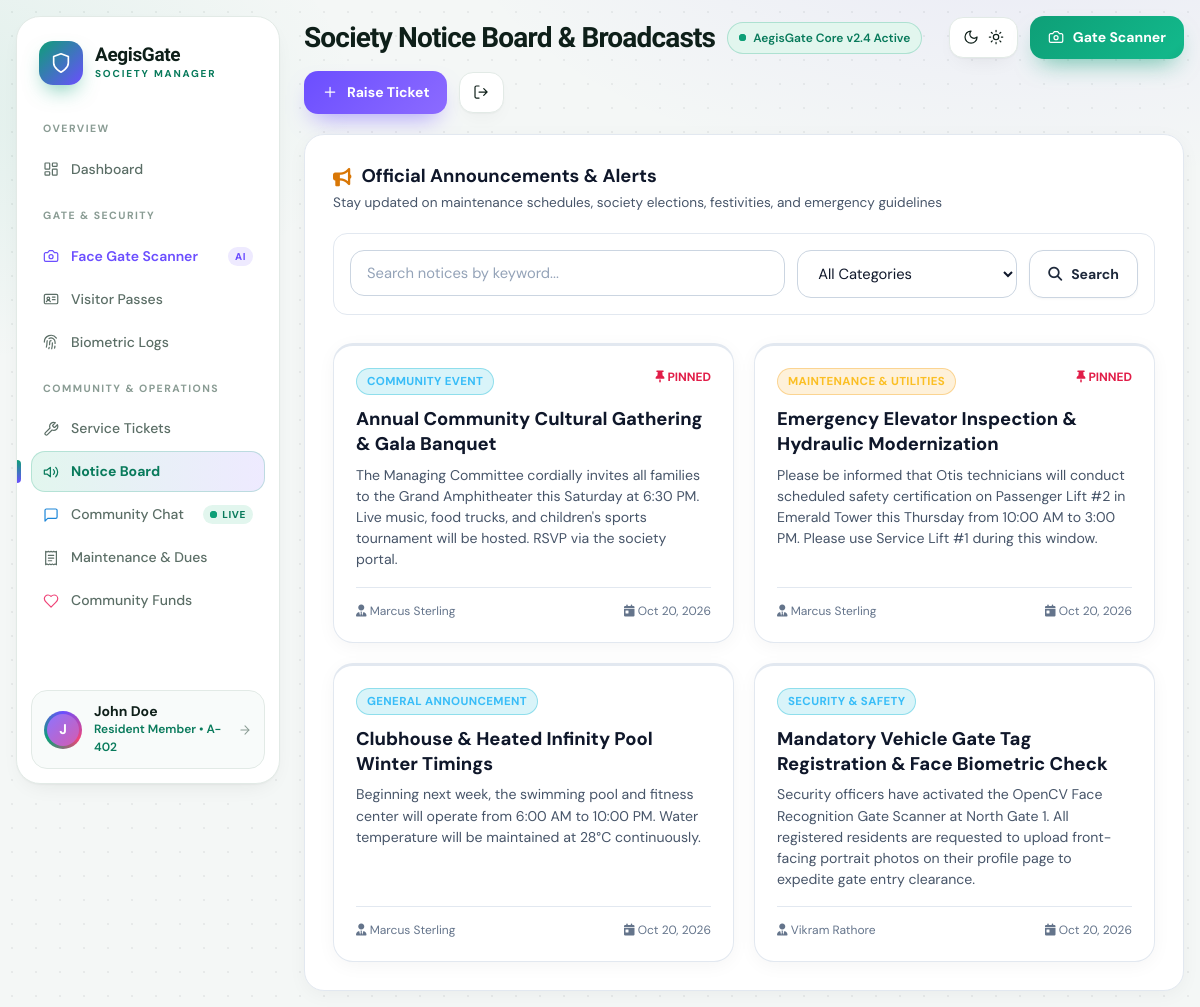
Screenshot of /notices/ (signed in) with the database file from the repository.
### society_app/models.py (models this page shows, shortened)
class User(AbstractUser):
    ROLE_CHOICES = (
        ('ADMIN', 'Society Admin / Committee Board'),
        ('STAFF', 'Security Gate Officer / Facility Staff'),
        ('RESIDENT', 'Resident Member'),
    )
    role = models.CharField(max_length=20, choices=ROLE_CHOICES, default='RESIDENT')
    phone_number = models.CharField(max_length=20, blank=True)
    flat_number = models.CharField(max_length=20, blank=True, help_text="e.g. A-402")
    block_tower = models.CharField(max_length=50, blank=True, help_text="e.g. Tower 1 / Emerald Block")
    family_members_count = models.PositiveIntegerField(
        default=1,
        blank=True,
        null=True,
        help_text="Total number of family members residing in this unit"
    )
    family_details = models.TextField(
        blank=True,
        default='',
        help_text="Family members description with names and ages (e.g. Jane Doe - Age 34, Tommy Doe - Age 8)"
    )
    lives_here = models.BooleanField(
        default=True,
        help_text="Specifies whether staff/resident lives on premises"
    )
    avatar = models.ImageField(upload_to='avatars/', blank=True, null=True)
    face_photo = models.ImageField(upload_to='face_profiles/', blank=True, null=True, help_text="Reference face photo for gate recognition")
    face_encoding = models.TextField(blank=True, null=True, help_text="Serialized facial feature descriptor")
    vehicle_number = models.CharField(max_length=30, blank=True, help_text="e.g. KA-01-MJ-4521")
    emergency_contact = models.CharField(max_length=50, blank=True)
    is_verified_resident = models.BooleanField(default=True)
    google_id = models.CharField(max_length=150, blank=True, null=True, help_text="Google OAuth UID/Sub")
    google_avatar_url = models.URLField(max_length=500, blank=True, null=True)
    is_google_verified = models.BooleanField(default=False)
    @property
    def is_admin_role(self):
        return self.role == 'ADMIN' or self.is_superuser
    @property
    def is_staff_role(self):
        return self.role in ['ADMIN', 'STAFF'] or self.is_staff

class SocietyNotice(models.Model):
    CATEGORY_CHOICES = (
        ('GENERAL', 'General Announcement'),
        ('MAINTENANCE', 'Maintenance & Utilities'),
        ('SECURITY', 'Security & Safety'),
        ('EVENT', 'Community Event'),
        ('EMERGENCY', 'Emergency Alert'),
    )
    title = models.CharField(max_length=200)
    content = models.TextField()
    category = models.CharField(max_length=30, choices=CATEGORY_CHOICES, default='GENERAL')
    is_pinned = models.BooleanField(default=False)
    author = models.ForeignKey(settings.AUTH_USER_MODEL, on_delete=models.CASCADE, related_name='notices')
    attachment = models.FileField(upload_to='notices/', blank=True, null=True)
    created_at = models.DateTimeField(auto_now_add=True)
    updated_at = models.DateTimeField(auto_now=True)
    class Meta:
        ordering = ['-is_pinned', '-created_at']

### society_app/views.py (the view)
# urls.py: path('notices/', views.notice_list_view, name='notice_list'),
@login_required
def notice_list_view(request):
    category = request.GET.get('category')
    search = request.GET.get('q')
    notices = SocietyNotice.objects.all()
    if category:
        notices = notices.filter(category=category)
    if search:
        notices = notices.filter(Q(title__icontains=search) | Q(content__icontains=search))
    paginator = Paginator(notices, 9)
    page_number = request.GET.get('page')
    page_obj = paginator.get_page(page_number)
    return render(request, 'notices/list.html', {
        'page_obj': page_obj,
        'category': category,
        'search': search,
        'categories': SocietyNotice.CATEGORY_CHOICES,
    })

### society_app/context_processors.py (called while the page is built)
def google_auth_settings(request):
    return {
        'GOOGLE_CLIENT_ID': getattr(settings, 'GOOGLE_CLIENT_ID', ''),
        'google_verified_user': request.session.get('google_user'),
    }

### templates/notices/list.html (shortened to what this page needs)
{% extends 'base.html' %}
{% block page_title %}Society Notice Board & Broadcasts{% endblock %}
{% block content %}
<div class="glass-panel" style="padding: 28px;">
  <div class="section-header" style="flex-wrap: wrap; gap: 14px;">
    <div>
      <h3 class="section-title">
        <i class="fa-solid fa-bullhorn" style="color: var(--accent-amber);"></i>
        Official Announcements & Alerts
      </h3>
      <p style="color: var(--text-muted); font-size: 0.85rem; margin-top: 2px;">
        Stay updated on maintenance schedules, society elections, festivities, and emergency guidelines
      </p>
    </div>
  </div>
  <form method="GET" style="display: flex; flex-wrap: wrap; gap: 12px; margin-bottom: 28px; padding: 16px; background: rgba(255, 255, 255, 0.02); border-radius: var(--radius-md); border: 1px solid var(--border-glass);">
    <div style="flex: 1; min-width: 220px;">
      <input type="text" name="q" value="{{ search|default:'' }}" class="form-input" placeholder="Search notices by keyword...">
    </div>
    <div style="width: 220px;">
      <select name="category" class="form-select" onchange="this.form.submit()">
        <option value="">All Categories</option>
      </select>
    </div>
    <button type="submit" class="btn btn-secondary btn-sm"><i class="fa-solid fa-magnifying-glass"></i> Search</button>
  </form>
  <div style="display: grid; grid-template-columns: repeat(auto-fill, minmax(320px, 1fr)); gap: 20px;">
    {% for n in page_obj %}
    <div class="glass-panel-elevated" style="padding: 22px; display: flex; flex-direction: column; justify-content: space-between; border-top: 3px solid {% if n.category == 'EMERGENCY' %}var(--accent-rose){% elif n.category == 'MAINTENANCE' %}var(--accent-amber){% elif n.category == 'SECURITY' %}var(--accent-cyan){% else %}var(--primary){% endif %};">
      <div>
        <div style="display: flex; justify-content: space-between; align-items: flex-start; margin-bottom: 12px;">
          <span class="badge {% if n.category == 'EMERGENCY' %}badge-urgent{% elif n.category == 'MAINTENANCE' %}badge-open{% else %}badge-progress{% endif %}">
            {{ n.get_category_display }}
          </span>
          <div style="display: flex; align-items: center; gap: 8px;">
            {% if n.is_pinned %}
            <span style="font-size: 0.75rem; color: var(--accent-rose); font-weight: 700;">
              <i class="fa-solid fa-thumbtack"></i> PINNED
            </span>
            {% endif %}
          </div>
        </div>
        <h4 style="font-size: 1.15rem; font-weight: 800; margin-bottom: 8px; line-height: 1.35;">{{ n.title }}</h4>
        <p style="font-size: 0.88rem; color: var(--text-muted); line-height: 1.5; margin-bottom: 16px;">
          {{ n.content|linebreaksbr }}
        </p>
      </div>
      <div style="display: flex; justify-content: space-between; align-items: center; padding-top: 14px; border-top: 1px solid var(--border-glass); font-size: 0.75rem; color: var(--text-dim);">
        <span><i class="fa-solid fa-user-tie"></i> {{ n.author.get_full_name|default:n.author.username }}</span>
        <span><i class="fa-solid fa-calendar-day"></i> {{ n.created_at|date:"M d, Y" }}</span>
      </div>
    </div>
    {% empty %}
    <div style="grid-column: 1 / -1; text-align: center; color: var(--text-dim); padding: 40px 0;">
      <i class="fa-solid fa-bullhorn" style="font-size: 2.2rem; margin-bottom: 10px; color: var(--text-dim);"></i>
      <p>No announcements found.</p>
    </div>
    {% endfor %}
  </div>
</div>
{% endblock %}

### templates/base.html (shortened to what this page needs)
{% load static %}
<!DOCTYPE html>
<html lang="en">
<head>
  <link rel="stylesheet" href="https://cdnjs.cloudflare.com/ajax/libs/font-awesome/6.4.0/css/all.min.css">
  <link rel="stylesheet" href="{% static 'css/styles.css' %}">
</head>
<body>
  <div class="app">
    {% if user.is_authenticated %}
    <aside class="side" id="side" aria-label="Main navigation">
      <a href="{% url 'dashboard' %}" class="brand">
        <div class="brand-mark">
          <svg class="i"><use href="#i-shield"/></svg>
        </div>
        <div>
          <b>AegisGate</b>
          <small>SOCIETY MANAGER</small>
        </div>
      </a>
      <div class="nav-label">OVERVIEW</div>
      <nav class="nav">
        <a href="{% url 'dashboard' %}" class="nav-item {% if request.resolver_match.url_name == 'dashboard' %}active{% endif %}">
          <svg class="i"><use href="#i-grid"/></svg>
          <span>Dashboard</span>
        </a>
      </nav>
      <div class="nav-label">GATE &amp; SECURITY</div>
      <nav class="nav">
        <a href="{% url 'face_terminal' %}" class="nav-item {% if request.resolver_match.url_name == 'face_terminal' %}active{% endif %}">
          <svg class="i" style="color: var(--violet);"><use href="#i-camera"/></svg>
          <span style="font-weight: 600; color: var(--violet);">Face Gate Scanner</span>
          <span class="tag tag-ai">AI</span>
        </a>
        <a href="{% url 'visitor_list' %}" class="nav-item {% if 'visitor' in request.resolver_match.url_name %}active{% endif %}">
          <svg class="i"><use href="#i-id"/></svg>
          <span>Visitor Passes</span>
        </a>
        <a href="{% url 'biometric_logs' %}" class="nav-item {% if request.resolver_match.url_name == 'biometric_logs' %}active{% endif %}">
          <svg class="i"><use href="#i-finger"/></svg>
          <span>Biometric Logs</span>
        </a>
      </nav>
      <div class="nav-label">COMMUNITY &amp; OPERATIONS</div>
      <nav class="nav">
        <a href="{% url 'ticket_list' %}" class="nav-item {% if 'ticket' in request.resolver_match.url_name %}active{% endif %}">
          <svg class="i"><use href="#i-wrench"/></svg>
          <span>Service Tickets</span>
        </a>
        <a href="{% url 'notice_list' %}" class="nav-item {% if 'notice' in request.resolver_match.url_name %}active{% endif %}">
          <svg class="i"><use href="#i-notice"/></svg>
          <span>Notice Board</span>
        </a>
        <a href="{% url 'community_chat' %}" class="nav-item {% if request.resolver_match.url_name == 'community_chat' %}active{% endif %}">
          <svg class="i" style="color: var(--sky);"><use href="#i-chat"/></svg>
          <span>Community Chat</span>
          <span class="tag tag-live"><i class="dot"></i>LIVE</span>
        </a>
        <a href="{% url 'maintenance_list' %}" class="nav-item {% if 'maintenance' in request.resolver_match.url_name %}active{% endif %}">
          <svg class="i"><use href="#i-receipt"/></svg>
          <span>Maintenance &amp; Dues</span>
        </a>
        <a href="{% url 'funds_list' %}" class="nav-item {% if 'fund' in request.resolver_match.url_name %}active{% endif %}">
          <svg class="i" style="color: var(--rose);"><use href="#i-heart"/></svg>
          <span>Community Funds</span>
        </a>
      </nav>
      <a href="{% url 'profile' %}" class="me" title="View &amp; Edit Profile">
        <div class="avatar">
          {% if user.avatar %}
            <img src="{{ user.avatar.url }}" alt="avatar" style="width: 100%; height: 100%; border-radius: 50%; object-fit: cover;">
          {% else %}
            <span>{{ user.username|make_list|first|upper }}</span>
          {% endif %}
        </div>
        <div style="min-width: 0; flex: 1;">
          <b style="white-space: nowrap; overflow: hidden; text-overflow: ellipsis; display: block;">{{ user.get_full_name|default:user.username }}</b>
          <small>{{ user.get_role_display }}{% if user.flat_number %} • {{ user.flat_number }}{% endif %}</small>
        </div>
        <svg class="i" style="width: 14px !important; height: 14px !important; color: var(--faint);"><use href="#i-arrow"/></svg>
      </a>
    </aside>
    {% endif %}
    <main class="main" style="{% if not user.is_authenticated %}grid-column: 1 / -1; max-width: 1000px; margin: 40px auto; width: 100%;{% endif %}">
      {% if user.is_authenticated %}
      <header class="topbar">
        <h1>{% block page_title %}Overview{% endblock %}</h1>
        <span class="chip ok chip-core"><i class="dot"></i>AegisGate Core v2.4 Active</span>
        <button class="btn btn-icon theme-btn" id="themeBtn" aria-label="Toggle theme" title="Switch between light and dark theme">
          <svg class="i ti-moon"><use href="#i-moon"/></svg>
          <svg class="i ti-sun"><use href="#i-sun"/></svg>
        </button>
        <a href="{% url 'face_terminal' %}" class="btn btn-primary">
          <svg class="i"><use href="#i-camera"/></svg>
          <span>Gate Scanner</span>
        </a>
        <a href="{% url 'ticket_create' %}" class="btn btn-violet">
          <svg class="i"><use href="#i-plus"/></svg>
          <span>Raise Ticket</span>
        </a>
        <a href="{% url 'logout' %}" class="btn btn-icon" title="Log out" aria-label="Log out">
          <svg class="i"><use href="#i-logout"/></svg>
        </a>
      </header>
      {% endif %}
      {% block content %}{% endblock %}
    </main>
  </div>
</body>
</html>

### rows the page displays
User: username|make_list "J", get_full_name "John Doe", role "Resident Member", flat_number "A-402"
SocietyNotice: category "COMMUNITY EVENT", is_pinned True (drawn), title "Annual Community Cultural Gathering & Gala Banquet", content "The Managing Committee cordially invites all families to the Grand Amphitheater this Saturday at 6:30 PM. Live music, food trucks, and children's sports tournament will be hosted. RSVP via the society portal.", author.get_full_name "Marcus Sterling", created_at "Oct 20, 2026"
SocietyNotice: category "MAINTENANCE & UTILITIES", is_pinned True (drawn), title "Emergency Elevator Inspection & Hydraulic Modernization", content "Please be informed that Otis technicians will conduct scheduled safety certification on Passenger Lift #2 in Emerald Tower this Thursday from 10:00 AM to 3:00 PM. Please use Service Lift #1 during this window.", author.get_full_name "Marcus Sterling", created_at "Oct 20, 2026"
SocietyNotice: category "GENERAL ANNOUNCEMENT", title "Clubhouse & Heated Infinity Pool Winter Timings", content "Beginning next week, the swimming pool and fitness center will operate from 6:00 AM to 10:00 PM. Water temperature will be maintained at 28°C continuously.", author.get_full_name "Marcus Sterling", created_at "Oct 20, 2026"
SocietyNotice: category "SECURITY & SAFETY", title "Mandatory Vehicle Gate Tag Registration & Face Biometric Check", content "Security officers have activated the OpenCV Face Recognition Gate Scanner at North Gate 1. All registered residents are requested to upload front-facing portrait photos on their profile page to expedite gate entry clearance.", author.get_full_name "Vikram Rathore", created_at "Oct 20, 2026"
